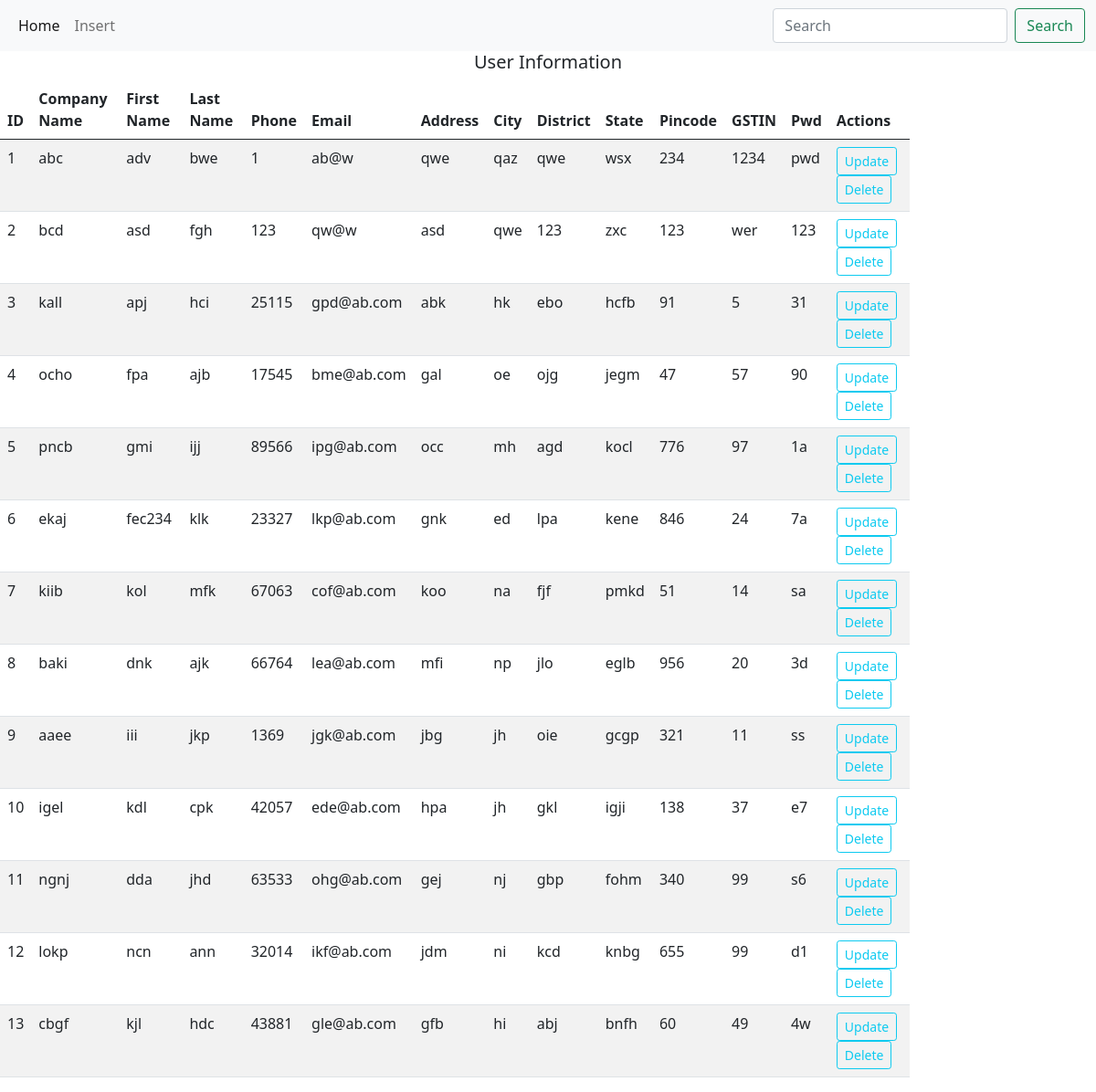
The page / on the database its author committed.
### user.py (models this page shows, shortened)
class User(db.Model):
    id = db.Column(db.Integer,primary_key=True)
    company_name = db.Column(db.String(400),nullable=False)
    First_Name = db.Column(db.String(200), nullable=False)
    Last_name = db.Column(db.String(200), nullable=False)
    Phone = db.Column(db.Integer(), nullable=False)
    Email = db.Column(db.String(200), nullable=False)
    Address = db.Column(db.String(200), nullable=False)
    City = db.Column(db.String(200), nullable=False)
    District = db.Column(db.String(200), nullable=False)
    State = db.Column(db.String(200), nullable=False)
    Pincode = db.Column(db.Integer(), nullable=False)
    gstin = db.Column(db.Integer(), nullable=False)
    pwd = db.Column(db.String(200), nullable=False)

### user.py (the view)
@app.route('/',methods=['GET'])
def index():
        users = User.query.order_by(User.id).all()
        return render_template('index.html',users=users)

### templates/index.html (shortened to what this page needs)
{% extends 'base.html' %}
{% block body %}
<div class="content">
    <div class="row">
        <div class="col-md-12">
            <h5 align="center">User Information</h5>
        </div>
    </div>
    {% if users|length < 1 %}
    <h4 style="text-align: center">There are no task! Create one</h4>
    {% else %}
    <div class="row">
        <div class="col-md-10">
<table class="table table-striped">
    <thead class="thead-dark">
    <tr>
        <th scope="col">ID</th>
        <th scope="col">Company Name</th>
        <th scope="col">First Name</th>
        <th scope="col">Last Name</th>
        <th scope="col">Phone</th>
        <th scope="col">Email</th>
        <th scope="col">Address</th>
        <th scope="col">City</th>
        <th scope="col">District</th>
        <th scope="col">State</th>
        <th scope="col">Pincode</th>
        <th scope="col">GSTIN</th>
        <th scope="col">Pwd</th>
        <th scope="col">Actions</th>
    </tr>
    </thead>
    <tbody>
    {% for user in users %}
    <tr scope="row">
        <td>{{ user.id }}</td>
        <td>{{ user.company_name }}</td>
        <td>{{ user.First_Name }}</td>
        <td>{{ user.Last_name }}</td>
        <td>{{ user.Phone }}</td>
        <td>{{ user.Email }}</td>
        <td>{{ user.Address }}</td>
        <td>{{ user.City }}</td>
        <td>{{ user.District }}</td>
        <td>{{ user.State }}</td>
        <td>{{ user.Pincode }}</td>
        <td>{{ user.gstin }}</td>
        <td>{{ user.pwd }}</td>
        <td>
            <a class="btn btn-outline-info btn-sm" href="/update/{{user.id}}">Update</a>
            <a class="btn btn-outline-info btn-sm" href="/delete/{{user.id}}">Delete</a>
        </td>
    </tr>
    {% endfor %}
    </tbody>
</table>
     {% endif %}
        </div>
    </div>
</div>
{% endblock %}

### templates/base.html (shortened to what this page needs)
<!DOCTYPE html>
<html lang="en">
<head>
    <link href="https://cdn.jsdelivr.net/npm/bootstrap@5.0.0-beta3/dist/css/bootstrap.min.css" rel="stylesheet">
</head>
<body>
<nav class="navbar navbar-expand-lg navbar-light bg-light">
  <div class="container-fluid">
    <div class="collapse navbar-collapse" id="navbarNavDropdown">
      <ul class="navbar-nav">
        <li class="nav-item">
          <a class="nav-link active" aria-current="page" href="/">Home</a>
        </li>
        <li class="nav-item">
          <a class="nav-link" href="/insert">Insert</a>
        </li>
      </ul>
    </div>
          <form class="d-flex">
      <input class="form-control me-2" type="search" placeholder="Search" aria-label="Search">
      <button class="btn btn-outline-success" type="submit">Search</button>
    </form>
  </div>
</nav>
{% block body %} {% endblock %}
</body>
</html>

### rows shown on the page
User: id "1", company_name "abc", First_Name "adv", Last_name "bwe", Phone "1", Email "ab@w", Address "qwe", City "qaz", District "qwe", State "wsx", Pincode "234", gstin "1234", pwd "pwd"
User: id "2", company_name "bcd", First_Name "asd", Last_name "fgh", Phone "123", Email "qw@w", Address "asd", City "qwe", District "123", State "zxc", Pincode "123", gstin "wer", pwd "123"
User: id "3", company_name "kall", First_Name "apj", Last_name "hci", Phone "25115", Email "gpd@ab.com", Address "abk", City "hk", District "ebo", State "hcfb", Pincode "91", gstin "5", pwd "31"
User: id "4", company_name "ocho", First_Name "fpa", Last_name "ajb", Phone "17545", Email "bme@ab.com", Address "gal", City "oe", District "ojg", State "jegm", Pincode "47", gstin "57", pwd "90"
User: id "5", company_name "pncb", First_Name "gmi", Last_name "ijj", Phone "89566", Email "ipg@ab.com", Address "occ", City "mh", District "agd", State "kocl", Pincode "776", gstin "97", pwd "1a"
User: id "6", company_name "ekaj", First_Name "fec234", Last_name "klk", Phone "23327", Email "lkp@ab.com", Address "gnk", City "ed", District "lpa", State "kene", Pincode "846", gstin "24", pwd "7a"
User: id "7", company_name "kiib", First_Name "kol", Last_name "mfk", Phone "67063", Email "cof@ab.com", Address "koo", City "na", District "fjf", State "pmkd", Pincode "51", gstin "14", pwd "sa"
User: id "8", company_name "baki", First_Name "dnk", Last_name "ajk", Phone "66764", Email "lea@ab.com", Address "mfi", City "np", District "jlo", State "eglb", Pincode "956", gstin "20", pwd "3d"
User: id "9", company_name "aaee", First_Name "iii", Last_name "jkp", Phone "1369", Email "jgk@ab.com", Address "jbg", City "jh", District "oie", State "gcgp", Pincode "321", gstin "11", pwd "ss"
User: id "10", company_name "igel", First_Name "kdl", Last_name "cpk", Phone "42057", Email "ede@ab.com", Address "hpa", City "jh", District "gkl", State "igji", Pincode "138", gstin "37", pwd "e7"
User: id "11", company_name "ngnj", First_Name "dda", Last_name "jhd", Phone "63533", Email "ohg@ab.com", Address "gej", City "nj", District "gbp", State "fohm", Pincode "340", gstin "99", pwd "s6"
User: id "12", company_name "lokp", First_Name "ncn", Last_name "ann", Phone "32014", Email "ikf@ab.com", Address "jdm", City "ni", District "kcd", State "knbg", Pincode "655", gstin "99", pwd "d1"
User: id "13", company_name "cbgf", First_Name "kjl", Last_name "hdc", Phone "43881", Email "gle@ab.com", Address "gfb", City "hi", District "abj", State "bnfh", Pincode "60", gstin "49", pwd "4w"
